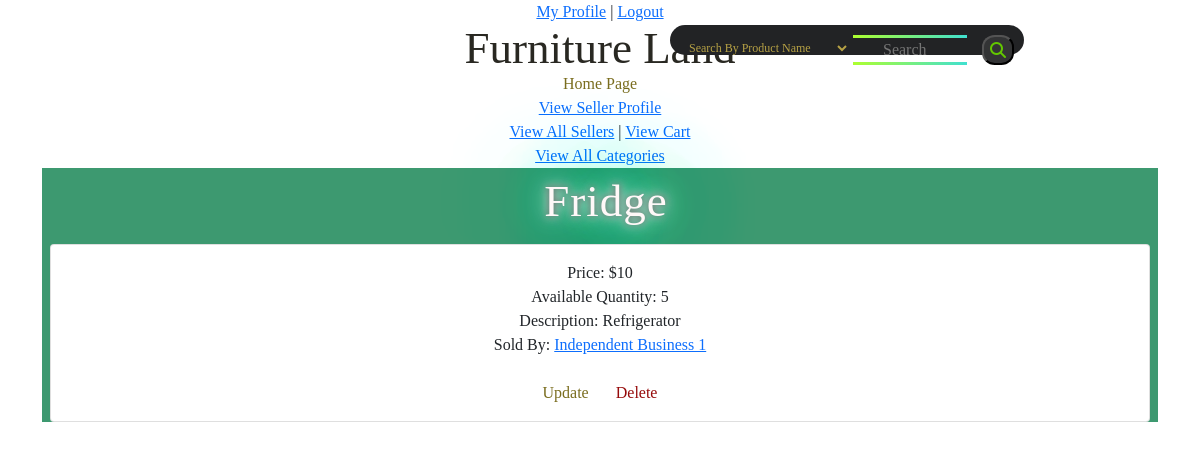
Page /Product/index/1 (signed in) on the committed database.
### tables this page shows
CREATE TABLE `product` (
  `product_id` int(11) NOT NULL,
  `product_name` varchar(50) NOT NULL,
  `category_id` int(11) NOT NULL,
  `seller_id` int(11) NOT NULL,
  `available_quantity` int(11) NOT NULL,
  `price` int(11) NOT NULL,
  `description` text NOT NULL,
  `quality` tinyint(1) NOT NULL COMMENT ' 0 is new, 1 is somewhat used, 2 is very used'
);

CREATE TABLE `seller` (
  `seller_id` int(11) NOT NULL,
  `user_id` int(11) NOT NULL,
  `type` tinyint(1) NOT NULL COMMENT '0 is independent, 1 is business',
  `name` varchar(40) NOT NULL,
  `location` varchar(100) NOT NULL
);

### app/controllers/Product.php (called while the page is built, shortened)
<?php
        class Product extends \app\core\Controller {
            public function index($product_id) {
                $product = new \app\models\Product();
                $product = $product->get($product_id);
                $this->view('Product/product_detail', $product);
            }
    }

### app/core/App.php (called while the page is built, shortened)
<?php
		class App {
			private $method = 'index';
			public function __construct() {
				$url = self::parseUrl();
				if (isset($url[0])) {
					unset($url[0]);
				}
				$this->controller = new $this->controller;
				if (isset($url[1])) {
					if (method_exists($this->controller, $url[1]))
						$this->method = $url[1];
					unset($url[1]);
				}
				$this->params = $url ? array_values($url) : [];
				call_user_func_array([$this->controller, $this->method], $this->params);
			}
			private static function parseUrl() {
				if (isset($_GET['url'])) {
					return explode('/',
						filter_var(
							rtrim($_GET['url'], '/'),
							FILTER_SANITIZE_URL)
					);
				}
			}
		}

### index.php (called while the page is built, shortened)
<?php
    new \app\core\App();

### app/models/Product.php (called while the page is built, shortened)
<?php
        class Product extends \app\core\Model {
            function get($product_id) {
                $SQL = 'SELECT * FROM product WHERE product_id = :product_id';
                $STMT = self::$_connection->prepare($SQL);
                $STMT->execute(['product_id'=>$product_id]);
                $STMT->setFetchMode(\PDO::FETCH_CLASS, "app\models\Product");
                return $STMT->fetch();
            }
        }

### app/core/DBConnection.php (called while the page is built, shortened)
<?php
		class DBConnection {
			static $connection = null;
			private function __construct() {
				if (self::$connection == null) {
					$host = 'localhost';
					$DBname = 'projectdb';
					$user = 'root';
					$password = '';
					self::$connection = new \PDO("mysql:host=$host;dbname=$DBname", $user, $password);
				}
			}
			public static function getInstance() {
				return self::$connection;
			}
		}

### app/models/Seller.php (called while the page is built, shortened)
<?php
    class Seller extends \app\core\Model {
        function get($seller_id) {
            $SQL = 'SELECT * FROM seller WHERE seller_id = :seller_id';
            $STMT = self::$_connection->prepare($SQL);
            $STMT->execute(['seller_id'=> $seller_id]);
            $STMT->setFetchMode(\PDO::FETCH_CLASS, "app\models\Seller");
            return $STMT->fetch();
        }
    }

### app/views/Product/product_detail.php (the view, shortened to what this page needs)
<html>
	<head>
		<link rel="stylesheet" href="../public/css/home.css">
		<link rel="stylesheet" href="../public/css/style.css">
		<link href="https://cdn.jsdelivr.net/npm/bootstrap@5.1.3/dist/css/bootstrap.min.css" rel="stylesheet">
	</head>
	<body>
		<div class="container">
			<div class='products'>
			<?php
				$seller = new \app\models\Seller();
          		$seller = $seller->get($data->seller_id);
				echo "<h1 id='all'>$data->product_name</h1>
					<div class='card m-2'> <div class='card-body'>
					Price: $$data->price <br>
					Available Quantity: $data->available_quantity <br>
					Description: $data->description <br>
					Sold By: <a href='/Seller/index/$seller->seller_id'>$seller->name</a> <br> <br>";
				if (isset($_SESSION['seller_id']) && $data->seller_id == $_SESSION['seller_id']) {
				echo "<a href='/Product/update/$data->product_id' class='m-2' id='upd'>Update</a>
	                    <a href='/Product/delete/$data->product_id' onclick='return confirm(\"Are you sure?\");'
						class='m-2' id='del'>Delete</a> </div> </div>";
				}
				else {
					echo "<a href='/Cart/addToCart/$data->product_id'>Add to Cart</a> | <a href='/Wishlist/select/$data->product_id'>Add to a Wishlist</a> | <a href='/Reviews/index/$data->product_id'>Review</a><br> </div> </div><br> </div> </div>";
				}
        	?>
		</div>
		</div>
	</body>
</html>

### public/css/home.css (style rules this page uses)
.container { text-align: center; font-family: 'Trocchi', serif; font-weight: normal; }
.container h1 { color: #292822; font-family: 'Trocchi', serif; font-size: 45px; font-weight: normal; line-height: 48px; margin: 0; }

### public/css/style.css (style rules this page uses)
.products { background: #3D9970; }
h1#all { Letter-spacing: 1px; margin-left: 10px; color: rgb(255, 248, 248); text-shadow: 0 0 7px rgb(75, 72, 72), 0 0 10px #fff, 0 0 21px #fff, 0 0 42px #0fa, 0 0 82px #0fa, 0 0 92px #0fa, 0 0 102px #0fa, 0 0 151px #0fa; line-height: 1.5em; text-indent: 2px; }
.m-2#upd { color: #7a6d1e; text-decoration: none; padding: 3.5px; border-radius: 15px 50px; }
.m-2#del { text-decoration: none; color: #960a0a; padding: 3.5px; border-radius: 50px 15px 50px 19px; }

### rows in the picture
product: product_name "Fridge", price "10", available_quantity "5", description "Refrigerator"
seller: name "Independent Business 1"
